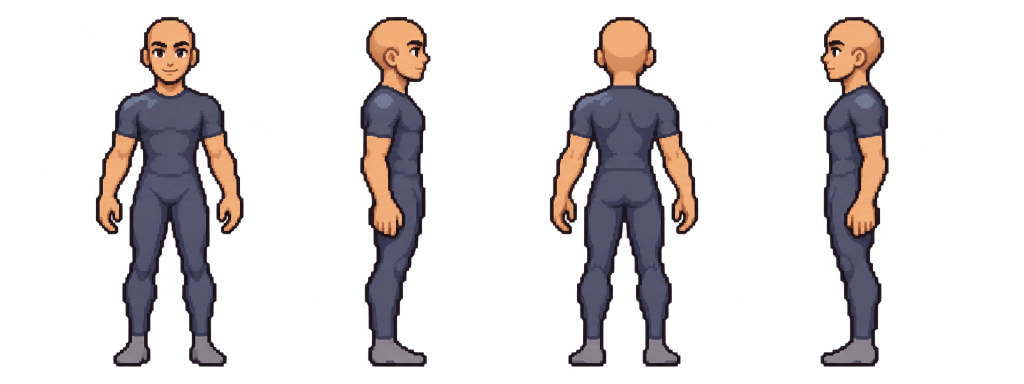
#> input picture assets/source/characters/player-r01/provider/base-turnaround.png, 2048 x 768 px (shown at 1/2 size)
$ python prepare_modular_player_r01.py
#> lines starting #> are read from the running program, lines starting #| are printed output that depends on the picture
#> in binary, image is the input picture: PIL image 2048x768 RGBA; mean R, G, B, A 48.6, 38.5, 38.9, 56
### tools/assets/build_characters_r01.py
#!/usr/bin/env python3
"""Deterministic R01 actor export from editable RGBA Aseprite animation sources.

The explicit one-time --import-source step wraps inspected provider PNG strips
in real Aseprite frames, tags and durations. Normal builds use only .aseprite
sources. No paid call, image interpolation or synthesized animation occurs here.
Previously accepted detailed cels can be sampled onto the world pixel grid on export.
Only the documented subset of Aseprite is accepted; unsupported cels/blends fail.
Specification: https://github.com/aseprite/aseprite/blob/main/docs/ase-file-specs.md
"""
from __future__ import annotations

import argparse
import hashlib
import io
import json
import struct
import zlib
from pathlib import Path

from PIL import Image

ROOT = Path(__file__).resolve().parents[2]
MANIFEST = ROOT / 'assets/manifests/characters.r01.json'


def sha(data: bytes) -> str:
    return hashlib.sha256(data).hexdigest()


def chunk(kind: int, payload: bytes) -> bytes:
    return struct.pack('<IH', len(payload) + 6, kind) + payload


def string(value: str) -> bytes:
    raw = value.encode('utf-8')
    return struct.pack('<H', len(raw)) + raw


def read_string(data: bytes, pos: int) -> tuple[str, int]:
    length = struct.unpack_from('<H', data, pos)[0]
    return data[pos + 2:pos + 2 + length].decode('utf-8'), pos + 2 + length


def clean(image: Image.Image) -> Image.Image:
    image = image.convert('RGBA')
    levels = set(image.getchannel('A').tobytes())
#> levels = 2 items
    if not levels.issubset({0, 255}) or not {0, 255}.issubset(levels):
        raise ValueError('Actor frames require reviewed binary transparency and visible pixels')
    raw = bytearray(image.tobytes())
    for offset in range(0, len(raw), 4):
        if raw[offset + 3] == 0:
            raw[offset:offset + 3] = b'\x00\x00\x00'
#> this loop made 1572864 passes
#> offset on passes 2 to 4: 4, 8, 12
    return Image.frombytes('RGBA', image.size, bytes(raw))


# [220 lines left out: functions write_aseprite, read_aseprite, png, canonical_png, save, versioned_png_url and 1 more, not called in this run]


# [8 lines that do not run on import are left out]

### tools/assets/prepare_modular_player_r01.py
#!/usr/bin/env python3
"""One-time, explicit source preparation for the reviewed modular-player family.

Provider sheets remain unchanged. The resulting four-frame .aseprite files are
editable sources, not build output. This tool refuses to overwrite them unless
--replace-source is explicitly selected during authoring. Runtime builds never
invoke this preparation step or call an image provider.
"""
from __future__ import annotations

import argparse
import json
import sys
from pathlib import Path

from PIL import Image

from build_characters_r01 import clean, write_aseprite

ROOT = Path(__file__).resolve().parents[2]
SOURCE = ROOT / 'assets/source/characters/player-r01'
DIRECTIONS = ['down', 'right', 'up', 'left']
SKIN = [(112, 69, 48), (174, 112, 74), (225, 159, 105), (255, 205, 154)]
HAIR = [(35, 27, 31), (66, 46, 44), (103, 72, 57), (147, 107, 78)]
FACE_NEUTRAL = [(29, 24, 30), (60, 44, 43), (102, 78, 68), (153, 151, 151), (217, 215, 209), (255, 250, 239)]


def binary(image: Image.Image) -> Image.Image:
    image = image.convert('RGBA')
    image.putalpha(image.getchannel('A').point(lambda a: 255 if a >= 96 else 0))
    return clean(image)


# [7 lines left out: function reduce_material, not called in this run]


def nearest(color: tuple, palette: list[tuple]) -> tuple:
    return min(palette, key=lambda p: sum((a - b) ** 2 for a, b in zip(color[:3], p)))


def palette_role(image: Image.Image, role: str) -> Image.Image:
    raw = list(image.get_flattened_data())
    if role == 'hair':
        image.putdata([(*nearest(c, HAIR), c[3]) if c[3] else (0, 0, 0, 0) for c in raw])
        return image
    # Keep eyes, outlines and undersuit out of the skin ramp. The four exact
    # source RGBs are only written to the explicitly selected warm skin region.
    other = reduce_material(image, 16)
    colors = list(other.get_flattened_data())
    for index, (r, g, b, a) in enumerate(raw):
        if a and r >= 85 and r > g * 1.10 and r > b * 1.35:
            colors[index] = (*nearest((r, g, b), SKIN), 255)
        elif a and index // image.width < 39:
            # The head has its own neutral detail ramp. In particular the white
            # of an eye must never be merged into a frequent warm skin colour.
            colors[index] = (*nearest((r, g, b), FACE_NEUTRAL), 255)
    other.putdata(colors)
    return other


# [34 lines left out: function target_boxes, not called in this run]


SHEETS = [
    ('default-kit.png', [0, 255, 595, 1020, 1280], [('hair.short', 'short'), ('top.center-jacket', 'top'), ('bottom.dark-trousers', 'bottom'), ('footwear.sneakers', 'sneakers')]),
    ('tops-kit.png', [0, 330, 640, 960, 1280], [('top.field-jacket', 'top'), ('top.hoodie', 'top'), ('top.sweater', 'top'), ('top.shirt', 'shirt')]),
    ('hair-kit.png', [0, 320, 640, 960, 1280], [('hair.wave', 'wave'), ('hair.bob', 'bob'), ('hair.curl', 'curl'), ('hair.long', 'long')]),
    ('legs-kit.png', [0, 405, 810, 1030, 1280], [('bottom.field-trousers', 'bottom'), ('bottom.jeans', 'bottom'), ('footwear.boots', 'boots'), ('footwear.shoes', 'shoes')]),
    ('headwear-kit.png', [0, 320, 640, 960, 1280], [('headwear.cap', 'cap'), ('headwear.beanie', 'beanie'), ('headwear.scarf', 'scarf'), ('headwear.goggles', 'goggles')]),
    ('gear-kit.png', [0, 320, 640, 960, 1280], [('backpack.city', 'city'), ('backpack.field', 'field'), ('held.tablet', 'tablet'), ('held.map-folder', 'folder')]),
    ('small-kit.png', [0, 440, 850, 1280], [('held.pencil', 'pencil'), ('badge.meteo', 'badge'), ('badge.aerology', 'badge')]),
]


# [8 lines left out: function save_source, not called in this run]


def prepare(replace: bool) -> None:
    (SOURCE / 'prepared').mkdir(parents=True, exist_ok=True)
    body = binary(Image.open(SOURCE / 'provider/base-turnaround.png'))
    frames = []
    for i, direction in enumerate(DIRECTIONS):
        part = body.crop((i * body.width // 4, 0, (i + 1) * body.width // 4, body.height))
        part = part.crop(part.getbbox())
        part = part.resize((round(part.width * 126 / part.height), 126), Image.Resampling.NEAREST)
        canvas = Image.new('RGBA', (96, 144))
        canvas.alpha_composite(part, ((96 - part.width) // 2, 10))
        frames.append(palette_role(canvas, 'skin'))
#> this loop made 1 pass
#> pass 1, in prepare, `part = body.crop((i * body.width // 4, 0, (i + 1) * body.width // 4, b..`:
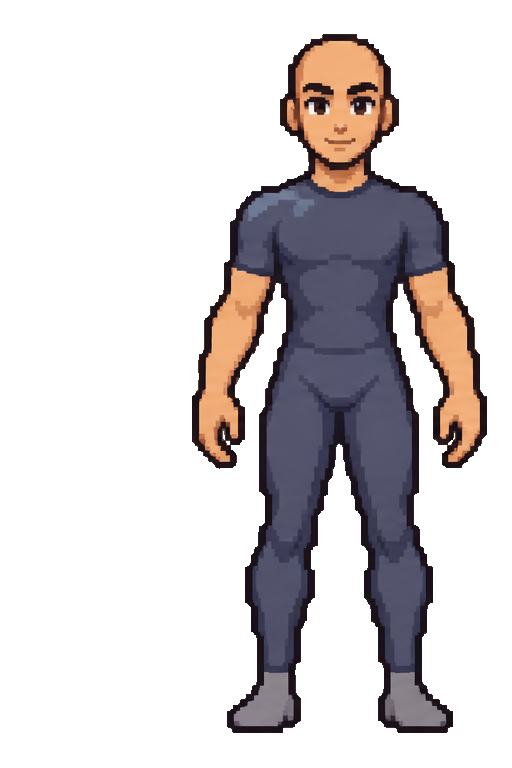
#> part: PIL image 512x768 RGBA; mean R, G, B, A 27.3, 22.7, 24, 69.8; transparent parts drawn white
#> pass 1, in prepare, `part = part.crop(part.getbbox())`:
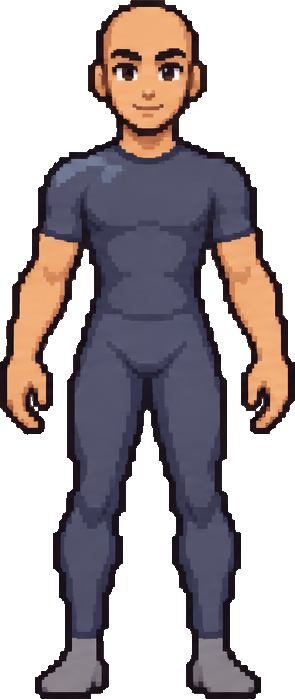
#> part: PIL image 295x699 RGBA; mean R, G, B, A 52, 43.3, 45.7, 133.1; transparent parts drawn white
#> pass 1, in prepare, `part = part.resize((round(part.width * 126 / part.height), 126), Image..`:
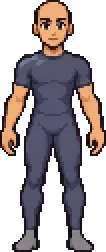
#> part: PIL image 53x126 RGBA (shown 2 times larger); mean R, G, B, A 51.5, 43, 45.7, 133.5; transparent parts drawn white
#> after the loop:
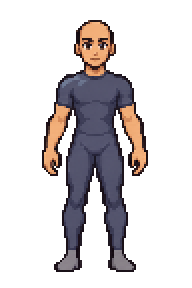
#> canvas: PIL image 96x144 RGBA (shown 2 times larger); mean R, G, B, A 24.9, 20.8, 22.1, 64.5; transparent parts drawn white
#> after the loop, frames = []
    save_source('body', frames, replace)
    for file, row_cuts, rows in SHEETS:
        if not (SOURCE / 'provider' / file).exists(): continue
        sheet = binary(Image.open(SOURCE / 'provider' / file))
        for row, (name, kind) in enumerate(rows):
            frames = []
            for i, direction in enumerate(DIRECTIONS):
                part = sheet.crop((i * sheet.width // 4, round(row_cuts[row] * sheet.height / 1280),
                    (i + 1) * sheet.width // 4, round(row_cuts[row + 1] * sheet.height / 1280)))
                part = part.crop(part.getbbox())
                x, y, w, h = target_boxes(kind, direction)
                part = part.resize((w, h), Image.Resampling.NEAREST)
                part = palette_role(part, 'hair') if name.startswith('hair.') else reduce_material(part, 20)
                frame = Image.new('RGBA', (96, 144))
                frame.alpha_composite(part, (x, y))
                frames.append(frame)
            save_source(name, frames, replace)
    companion_sheet = SOURCE / 'provider/companions-kit.png'
    if companion_sheet.exists():
        sheet = binary(Image.open(companion_sheet))
        for row, name in enumerate(['companion.tit', 'companion.squirrel']):
            frames = []
            for i, direction in enumerate(DIRECTIONS):
                part = sheet.crop((i * sheet.width // 4, row * sheet.height // 2,
                    (i + 1) * sheet.width // 4, (row + 1) * sheet.height // 2))
                part = part.crop(part.getbbox())
                # Different physical sizes; a tit must not be as tall as a squirrel.
                maximum = (29, 28) if row == 0 else (42, 46)
                scale = min(maximum[0] / part.width, maximum[1] / part.height)
                part = part.resize((round(part.width * scale), round(part.height * scale)), Image.Resampling.NEAREST)
                part = reduce_material(part, 28)
                frame = Image.new('RGBA', (64, 64))
                frame.alpha_composite(part, ((64 - part.width) // 2, 60 - part.height))
                frames.append(frame)
            save_source(name, frames, replace)
    print('Prepared editable four-view candidate sources; independent technical/art acceptance is still required.')


if __name__ == '__main__':
    parser = argparse.ArgumentParser(description=__doc__)
    parser.add_argument('--replace-source', action='store_true', help='Explicit authoring-only replacement; never used in builds/CI')
#> (the run stopped early here; a loop or call above may not have finished)

$ run again, with assets/source/characters/player-r01/provider/stride-guide-alpha-source.png copied over assets/source/characters/player-r01/provider/base-turnaround.png
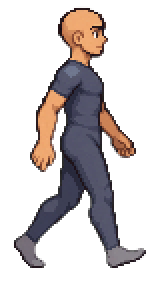
#> input picture assets/source/characters/player-r01/provider/stride-guide-alpha-source.png, 78 x 142 px (shown 2 times larger)
#> in binary, image is the input picture: PIL image 78x142 RGBA; mean R, G, B, A 103, 77.7, 72.7, 78
#> in binary, `image.putalpha(image.getchannel('A').point(lambda a: 255 if a >= 96 el..`:
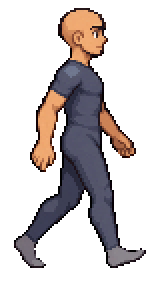
#> image: PIL image 78x142 RGBA (shown 2 times larger); mean R, G, B, A 103, 77.7, 72.7, 80; transparent parts drawn white
#> levels = 2 items
#> the loop in clean, `for offset in range(0, len(raw), 4):` made 11076 passes
#> offset on passes 2 to 4: 4, 8, 12
#> after the loop in prepare, `for i, direction in enumerate(DIRECTIONS):`:
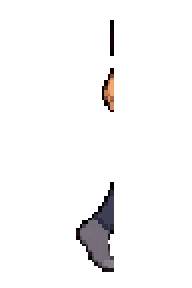
#> canvas: PIL image 96x144 RGBA (shown 2 times larger); mean R, G, B, A 3.6, 3, 3.2, 11; transparent parts drawn white
#> after the loop in prepare, `for i, direction in enumerate(DIRECTIONS):`: frames = []

$ run again, with assets/source/characters/player-r01/provider/walk-guide.png copied over assets/source/characters/player-r01/provider/base-turnaround.png
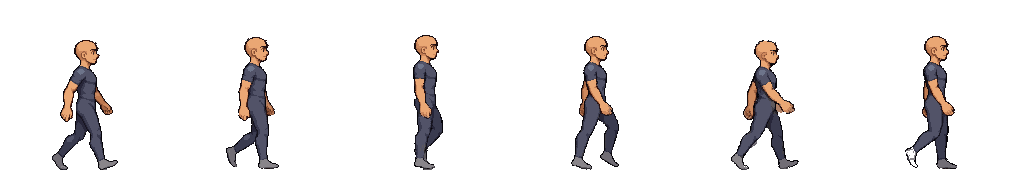
#> input picture assets/source/characters/player-r01/provider/walk-guide.png, 1020 x 170 px
#> in binary, image is the input picture: PIL image 1020x170 RGBA; mean R, G, B, A 11.2, 9.1, 9, 27.9
#> levels = 2 items
#> the loop in clean, `for offset in range(0, len(raw), 4):` made 173400 passes
#> offset on passes 2 to 4: 4, 8, 12
#> the loop in prepare, `for i, direction in enumerate(DIRECTIONS):` made 1 pass
#> pass 1, in prepare, `part = part.resize((round(part.width * 126 / part.height), 126), Image..`:
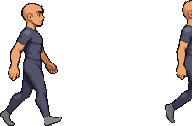
#> part: PIL image 192x126 RGBA; mean R, G, B, A 18.9, 15.3, 15, 46.9; transparent parts drawn white
#> after the loop in prepare, `for i, direction in enumerate(DIRECTIONS):`:
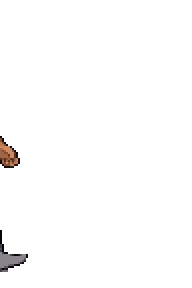
#> canvas: PIL image 96x144 RGBA (shown 2 times larger); mean R, G, B, A 1.7, 1.3, 1.2, 3.9; transparent parts drawn white
#> after the loop in prepare, `for i, direction in enumerate(DIRECTIONS):`: frames = []
